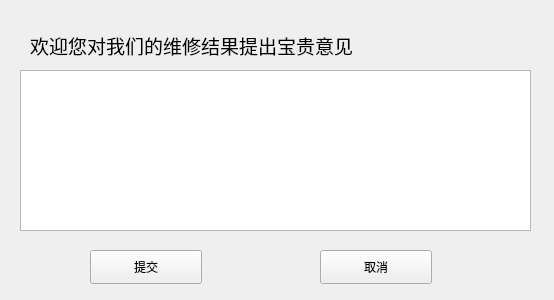
<?xml version="1.0" encoding="UTF-8"?>
<ui version="4.0">
 <class>issueassessment</class>
 <widget class="QWidget" name="issueassessment">
  <property name="geometry">
   <rect>
    <x>0</x>
    <y>0</y>
    <width>554</width>
    <height>300</height>
   </rect>
  </property>
  <property name="windowTitle">
   <string>维修评价</string>
  </property>
  <widget class="QLabel" name="label">
   <property name="geometry">
    <rect>
     <x>30</x>
     <y>10</y>
     <width>481</width>
     <height>71</height>
    </rect>
   </property>
   <property name="text">
    <string>&lt;html&gt;&lt;head/&gt;&lt;body&gt;&lt;p&gt;&lt;span style=&quot; font-size:14pt;&quot;&gt;欢迎您对我们的维修结果提出宝贵意见&lt;/span&gt;&lt;/p&gt;&lt;/body&gt;&lt;/html&gt;</string>
   </property>
  </widget>
  <widget class="QTextEdit" name="textEdit">
   <property name="geometry">
    <rect>
     <x>20</x>
     <y>70</y>
     <width>511</width>
     <height>161</height>
    </rect>
   </property>
  </widget>
  <widget class="QPushButton" name="pushButton_2">
   <property name="geometry">
    <rect>
     <x>90</x>
     <y>250</y>
     <width>112</width>
     <height>34</height>
    </rect>
   </property>
   <property name="text">
    <string>提交</string>
   </property>
  </widget>
  <widget class="QPushButton" name="pushButton">
   <property name="geometry">
    <rect>
     <x>320</x>
     <y>250</y>
     <width>112</width>
     <height>34</height>
    </rect>
   </property>
   <property name="text">
    <string>取消</string>
   </property>
  </widget>
 </widget>
 <resources/>
 <connections/>
</ui>
